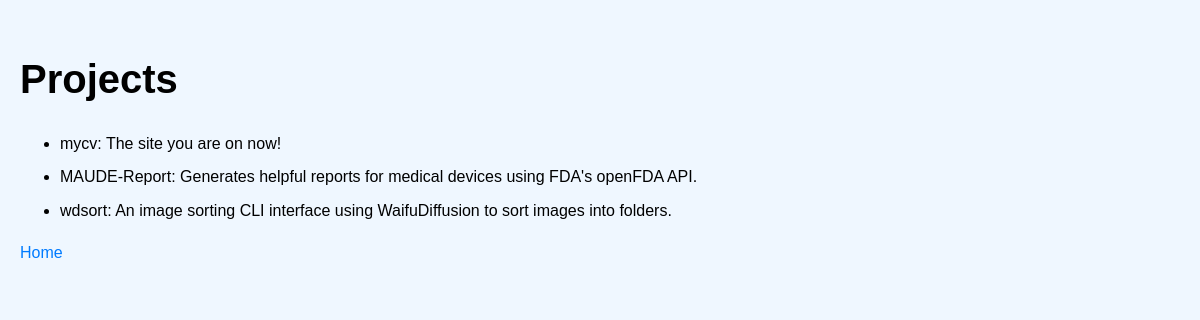
/projects/, run on the app's committed database.
### portfolio/models.py (models this page shows, shortened)
class Project(models.Model):
    title = models.CharField(max_length=100)
    description = models.TextField()
    url = models.URLField(blank=True)

### portfolio/views.py (the view)
# urls.py: path('projects/', views.projects, name='projects'),
def projects(request):
    projects = Project.objects.all()
    return render(request, 'portfolio/projects.html', {'projects': projects})

### portfolio/templates/portfolio/projects.html (shortened to what this page needs)
<!DOCTYPE html>
<html>
<head>
    {% load static %}
    <link rel="stylesheet" href="{% static 'css/styles.css' %}">
</head>
<body>
    <h1>Projects</h1>
    <ul>
        {% for project in projects %}
            <li>{{ project.title }}: {{ project.description }}</li>
        {% endfor %}
    </ul>
    <a href="/">Home</a>
</body>
</html>

### portfolio/static/css/styles.css (style rules this page uses)
body { background-color: #eff7ff; font-family: Arial, sans-serif; line-height: 1.6; margin: 0; padding: 20px; }
h1 { font-size: 2.5em; margin-bottom: 0.5em; }
p, li { color: #000; margin-bottom: 0.5em; }
a { color: #007BFF; text-decoration: none; }

### data on the page
Project: title "mycv", description "The site you are on now!"
Project: title "MAUDE-Report", description "Generates helpful reports for medical devices using FDA's openFDA API."
Project: title "wdsort", description "An image sorting CLI interface using WaifuDiffusion to sort images into folders."
